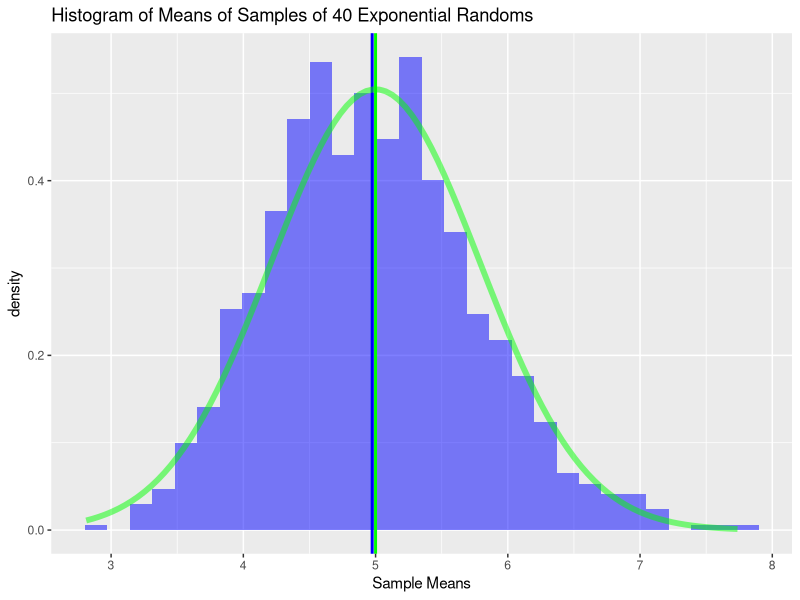
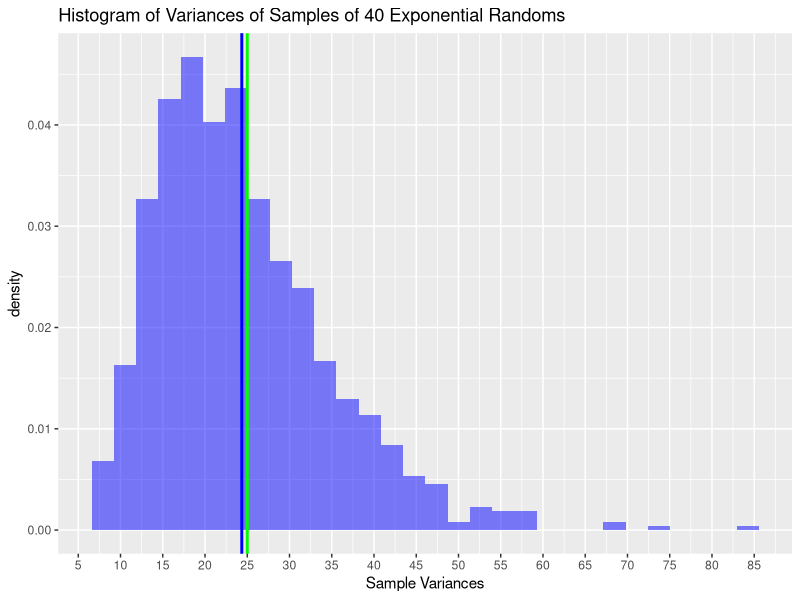
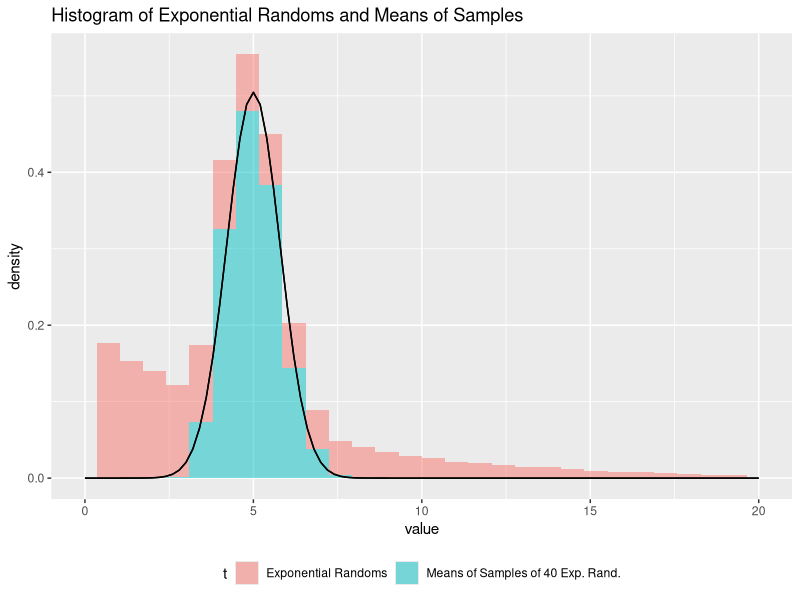

Reproduce these figures in R, in order.
## ---- chunk 1
lambda <- .2; n <- 40; nosim <- 1000; set.seed(1234)
sim <- rexp(n*nosim, lambda)
mtx <- matrix(sim, nosim)
## ---- chunk 2
library(scales) # to show % in the commenting text
mns <- apply(mtx, 1, mean) # vector of sample means
mn <- mean(mns)
t_mn <- 1/lambda
## ---- chunk 3
library(ggplot2)
t_sd <- 1/lambda # standard deviation of the population
data <- data.frame(Sample_Means = mns)
g <- ggplot(data, aes(x=Sample_Means), )
g <- g + geom_histogram(alpha=.5, fill="blue", aes(y = ..density..,))
g <- g + geom_vline(aes(xintercept=mean(mns)), color="blue", size=1)
g <- g + stat_function(fun=dnorm, args=list(mean=t_mn, sd=t_sd/sqrt(n)),
                       alpha=.5, size = 2, color="green")
g <- g + geom_vline(aes(xintercept=t_mn), size=1, color="green")
g <- g +  scale_x_continuous(name="Sample Means", breaks=seq(2,8,1))
g <- g + ggtitle("Histogram of Means of Samples of 40 Exponential Randoms")
g
## ---- chunk 4
vars <- apply(mtx, 1, var) # vector of variances of samples
var_mean <- mean(vars)
t_var <- (t_sd)^2 # theoretical population variance
## ---- chunk 5
data <- data.frame(Sample_Variances=vars)
g <- ggplot(data, aes(x=Sample_Variances))
g <- g + geom_histogram(alpha = .50, fill="blue", aes(y = ..density..,))
g <- g + geom_vline(aes(xintercept=mean(vars)), color="blue", size=1)
g <- g + geom_vline(aes(xintercept=t_var), size=1, color="green")
g <- g + scale_x_continuous(name="Sample Variances", breaks=seq(0,100,5))
g <- g + ggtitle("Histogram of Variances of Samples of 40 Exponential Randoms")
g
## ---- chunk 6
var_of_means <- var(mns) # the variance of sample means
t_var_of_means <- (t_sd)^2/n # the theoretical variance of sample means
## ---- chunk 7
data <- data.frame(
    x <- c(sim, mns),
    t <- factor(rep(c("Exponential Randoms","Means of Samples of 40 Exp. Rand."),
                    c(nosim*n,nosim))))
g <- ggplot(data, aes(x=x, fill=t))
g <- g + geom_histogram(alpha=.5, aes(y = ..density..,))
g <- g + stat_function(fun=dnorm, args=list(mean=t_mn, sd=t_sd/sqrt(n)))
g <- g + scale_x_continuous(name="value", limits=c(0,20), breaks=seq(0,100,5))
g <- g + theme(legend.position="bottom")
g <- g + ggtitle("Histogram of Exponential Randoms and Means of Samples")
g
